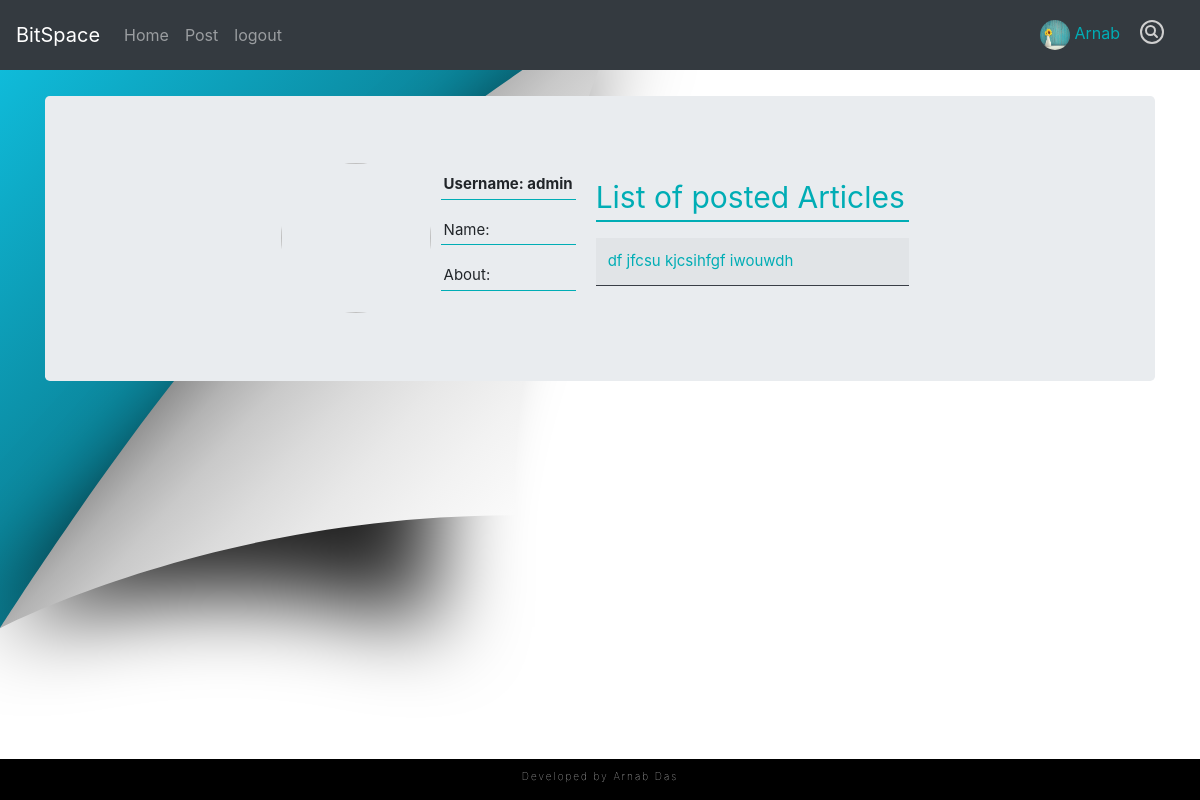
Before: /user_profile/3/ (signed in) with the older database file.
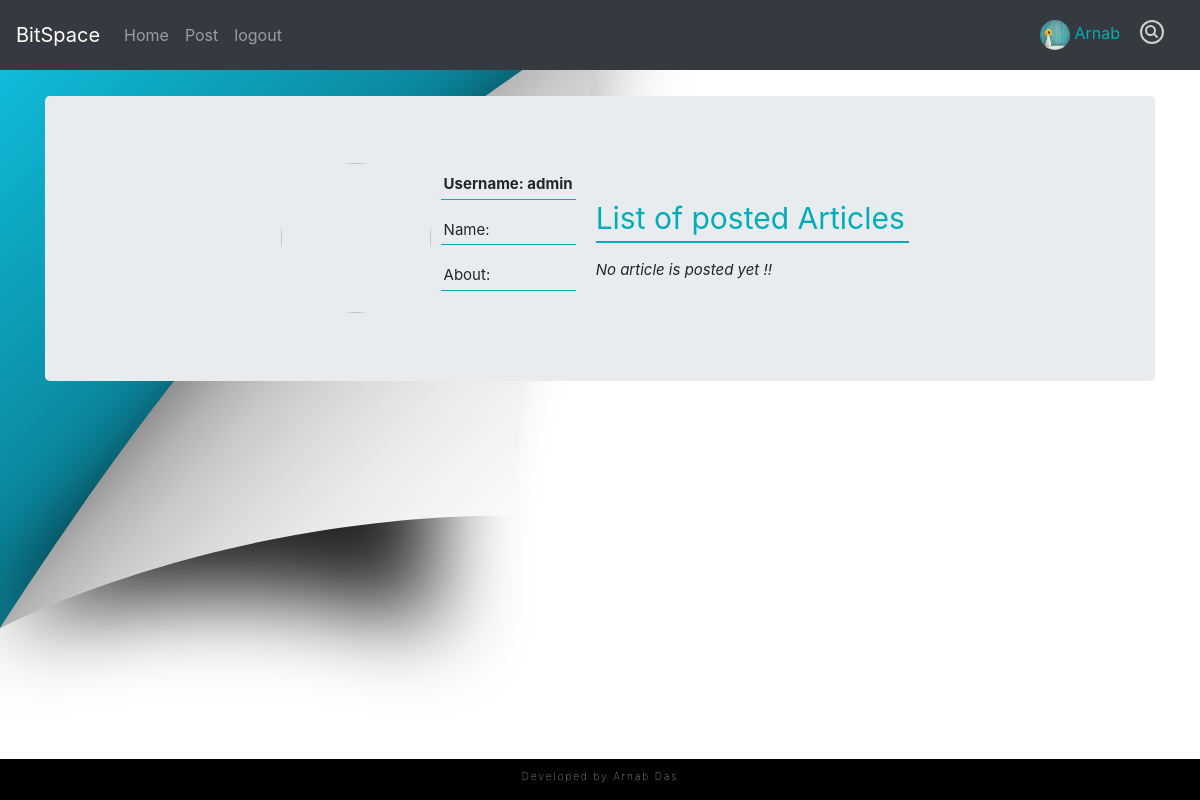
After: the same page with the newer database file.
### blogs/models.py (models this page shows, shortened)
class Article(models.Model):
    user = models.ForeignKey(User, on_delete=models.CASCADE)
    title = models.CharField(max_length=500)
    details = RichTextUploadingField()
    title_image = models.ImageField(default='default_title.jpg', upload_to='Article_heading_pics')
    publish_date = models.DateTimeField(auto_now=True)
    likes = models.ManyToManyField(User,related_name="likes", blank=True)
    class Meta:
       ordering = ['-publish_date']

### blogs/views.py (the view)
# urls.py: path('user_profile/<int:pk>/', views.UserProfileDetailView.as_view(), name='user_profile'),
class UserProfileDetailView(DetailView):
    context_object_name = 'user_profile'
    model = models.User
    template_name = 'blogs/user_profile.html'
    def get_context_data(self, **kwargs):
        context = super(UserProfileDetailView, self).get_context_data(**kwargs)
        context['article_list'] = Article.objects.all()
        return context

### blogs/templates/blogs/user_profile.html (shortened to what this page needs)
{% extends 'blogs/base.html' %}
{% block content %}
<div class="container pt-5 mt-5" xmlns="http://www.w3.org/1999/html">
    <div class="jumbotron  ">
                    <div class="menu">
                        <img class=" mypic" src=" {{user_profile.profile.pro_pic.url}}">
                          <div class="profile">
                                     <p class="item"> <b>Username: {{user_profile.username}}</b></p>
                                     <p class="item">Name: {{user_profile.first_name}} {{user_profile.last_name}}</p>
                                     <p class="item">About: {{user_profile.profile.about}}</p>
                          </div>
                          <div class="article">
                                    <p class="heading">List of posted Articles</p>
                                              {% if user_profile.article_set.all.count == 0 %}
                                              <i > No article is posted yet !!</i>
                                              {% else %}
                                                     {% for post in user_profile.article_set.all %}
                                                     <p class="article-item"><a  href="{% url 'blogs:detail' post.id %}">{{post.title}}</a>
                                                     </p>
                                                     {% endfor %}
                                              {% endif %}
                             </div>
                  </div>
     </div>
</div>
{% endblock %}

Changed rows visible on the page:
removed Article: title "df jfcsu kjcsihfgf iwouwdh"
Other visible differences:
text now shown: "No article is posted yet !!"
